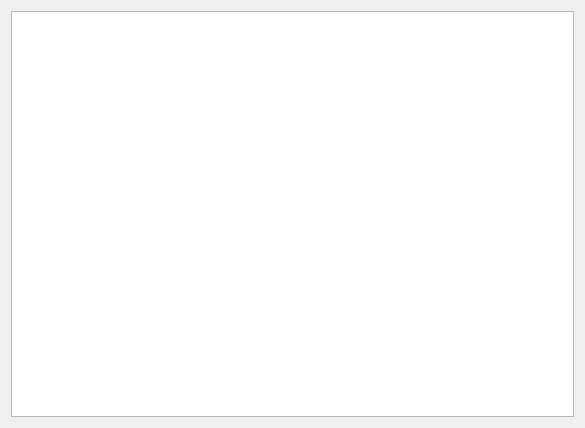
<?xml version="1.0" encoding="UTF-8"?>
<ui version="4.0">
 <class>ExportTable</class>
 <widget class="QDialog" name="ExportTable">
  <property name="geometry">
   <rect>
    <x>0</x>
    <y>0</y>
    <width>585</width>
    <height>428</height>
   </rect>
  </property>
  <property name="windowTitle">
   <string>Dialog</string>
  </property>
  <property name="windowIcon">
   <iconset resource="icons.qrc">
    <normaloff>:/icons/Resouces/dll-2.png</normaloff>:/icons/Resouces/dll-2.png</iconset>
  </property>
  <layout class="QVBoxLayout" name="verticalLayout">
   <item>
    <widget class="QPlainTextEdit" name="plainTextEdit">
     <property name="readOnly">
      <bool>true</bool>
     </property>
    </widget>
   </item>
  </layout>
 </widget>
 <resources>
  <include location="icons.qrc"/>
 </resources>
 <connections/>
</ui>
